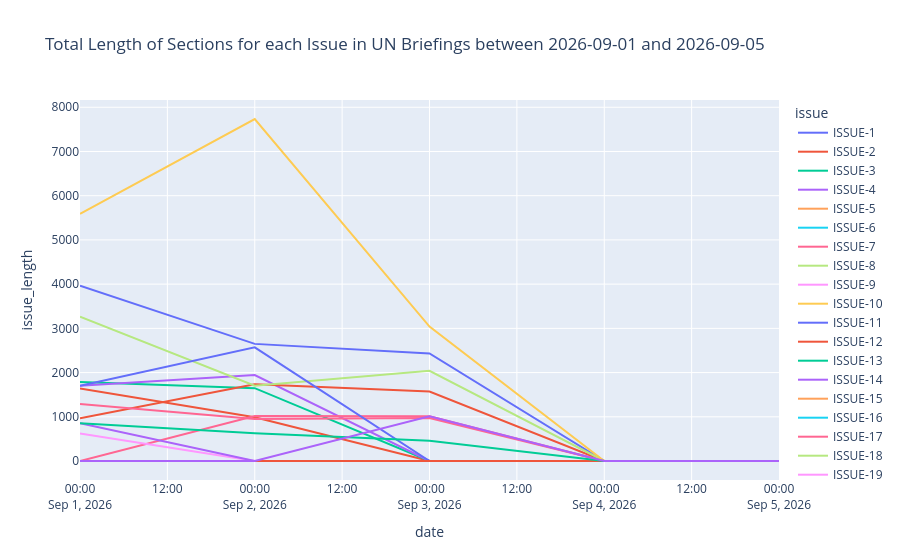

Notebook source saved alongside this figure:
### Code cell
fig_2 = px.line(
    issue_stats,
    x="date",
    y="issue_length",
    color="issue",
    markers=False,
    title=f"Total Length of Sections for each Issue in UN Briefings between {start_date} and {end_date}"
)

fig_2.show()

### Figure 1 — Plotly figure (JSON) as saved in the notebook; plotly's stock layout.template omitted (floating-point values rounded to 4 significant figures)
{"data": [{"hovertemplate": "issue=ISSUE-1<br>date=%{x}<br>issue_length=%{y}<extra></extra>", "legendgroup": "ISSUE-1", "line": {"color": "#636efa", "dash": "solid"}, "marker": {"symbol": "circle"}, "mode": "lines", "name": "ISSUE-1", "orientation": "v", "showlegend": true, "type": "scatter", "x": ["2026-09-01T00:00:00.000000", "2026-09-02T00:00:00.000000", "2026-09-03T00:00:00.000000", "2026-09-04T00:00:00.000000", "2026-09-05T00:00:00.000000"], "xaxis": "x", "y": [3965, 2649, 2431, 0, 0], "yaxis": "y"}, {"hovertemplate": "issue=ISSUE-2<br>date=%{x}<br>issue_length=%{y}<extra></extra>", "legendgroup": "ISSUE-2", "line": {"color": "#EF553B", "dash": "solid"}, "marker": {"symbol": "circle"}, "mode": "lines", "name": "ISSUE-2", "orientation": "v", "showlegend": true, "type": "scatter", "x": ["2026-09-01T00:00:00.000000", "2026-09-02T00:00:00.000000", "2026-09-03T00:00:00.000000", "2026-09-04T00:00:00.000000", "2026-09-05T00:00:00.000000"], "xaxis": "x", "y": [1638, 988, 0, 0, 0], "yaxis": "y"}, {"hovertemplate": "issue=ISSUE-3<br>date=%{x}<br>issue_length=%{y}<extra></extra>", "legendgroup": "ISSUE-3", "line": {"color": "#00cc96", "dash": "solid"}, "marker": {"symbol": "circle"}, "mode": "lines", "name": "ISSUE-3", "orientation": "v", "showlegend": true, "type": "scatter", "x": ["2026-09-01T00:00:00.000000", "2026-09-02T00:00:00.000000", "2026-09-03T00:00:00.000000", "2026-09-04T00:00:00.000000", "2026-09-05T00:00:00.000000"], "xaxis": "x", "y": [1785, 1647, 0, 0, 0], "yaxis": "y"}, {"hovertemplate": "issue=ISSUE-4<br>date=%{x}<br>issue_length=%{y}<extra></extra>", "legendgroup": "ISSUE-4", "line": {"color": "#ab63fa", "dash": "solid"}, "marker": {"symbol": "circle"}, "mode": "lines", "name": "ISSUE-4", "orientation": "v", "showlegend": true, "type": "scatter", "x": ["2026-09-01T00:00:00.000000", "2026-09-02T00:00:00.000000", "2026-09-03T00:00:00.000000", "2026-09-04T00:00:00.000000", "2026-09-05T00:00:00.000000"], "xaxis": "x", "y": [1700, 1945, 0, 0, 0], "yaxis": "y"}, {"hovertemplate": "issue=ISSUE-5<br>date=%{x}<br>issue_length=%{y}<extra></extra>", "legendgroup": "ISSUE-5", "line": {"color": "#FFA15A", "dash": "solid"}, "marker": {"symbol": "circle"}, "mode": "lines", "name": "ISSUE-5", "orientation": "v", "showlegend": true, "type": "scatter", "x": ["2026-09-01T00:00:00.000000", "2026-09-02T00:00:00.000000", "2026-09-03T00:00:00.000000", "2026-09-04T00:00:00.000000", "2026-09-05T00:00:00.000000"], "xaxis": "x", "y": [0, 0, 0, 0, 0], "yaxis": "y"}, {"hovertemplate": "issue=ISSUE-6<br>date=%{x}<br>issue_length=%{y}<extra></extra>", "legendgroup": "ISSUE-6", "line": {"color": "#19d3f3", "dash": "solid"}, "marker": {"symbol": "circle"}, "mode": "lines", "name": "ISSUE-6", "orientation": "v", "showlegend": true, "type": "scatter", "x": ["2026-09-01T00:00:00.000000", "2026-09-02T00:00:00.000000", "2026-09-03T00:00:00.000000", "2026-09-04T00:00:00.000000", "2026-09-05T00:00:00.000000"], "xaxis": "x", "y": [0, 0, 0, 0, 0], "yaxis": "y"}, {"hovertemplate": "issue=ISSUE-7<br>date=%{x}<br>issue_length=%{y}<extra></extra>", "legendgroup": "ISSUE-7", "line": {"color": "#FF6692", "dash": "solid"}, "marker": {"symbol": "circle"}, "mode": "lines", "name": "ISSUE-7", "orientation": "v", "showlegend": true, "type": "scatter", "x": ["2026-09-01T00:00:00.000000", "2026-09-02T00:00:00.000000", "2026-09-03T00:00:00.000000", "2026-09-04T00:00:00.000000", "2026-09-05T00:00:00.000000"], "xaxis": "x", "y": [0, 1019, 1014, 0, 0], "yaxis": "y"}, {"hovertemplate": "issue=ISSUE-8<br>date=%{x}<br>issue_length=%{y}<extra></extra>", "legendgroup": "ISSUE-8", "line": {"color": "#B6E880", "dash": "solid"}, "marker": {"symbol": "circle"}, "mode": "lines", "name": "ISSUE-8", "orientation": "v", "showlegend": true, "type": "scatter", "x": ["2026-09-01T00:00:00.000000", "2026-09-02T00:00:00.000000", "2026-09-03T00:00:00.000000", "2026-09-04T00:00:00.000000", "2026-09-05T00:00:00.000000"], "xaxis": "x", "y": [0, 0, 0, 0, 0], "yaxis": "y"}, {"hovertemplate": "issue=ISSUE-9<br>date=%{x}<br>issue_length=%{y}<extra></extra>", "legendgroup": "ISSUE-9", "line": {"color": "#FF97FF", "dash": "solid"}, "marker": {"symbol": "circle"}, "mode": "lines", "name": "ISSUE-9", "orientation": "v", "showlegend": true, "type": "scatter", "x": ["2026-09-01T00:00:00.000000", "2026-09-02T00:00:00.000000", "2026-09-03T00:00:00.000000", "2026-09-04T00:00:00.000000", "2026-09-05T00:00:00.000000"], "xaxis": "x", "y": [624, 0, 0, 0, 0], "yaxis": "y"}, {"hovertemplate": "issue=ISSUE-10<br>date=%{x}<br>issue_length=%{y}<extra></extra>", "legendgroup": "ISSUE-10", "line": {"color": "#FECB52", "dash": "solid"}, "marker": {"symbol": "circle"}, "mode": "lines", "name": "ISSUE-10", "orientation": "v", "showlegend": true, "type": "scatter", "x": ["2026-09-01T00:00:00.000000", "2026-09-02T00:00:00.000000", "2026-09-03T00:00:00.000000", "2026-09-04T00:00:00.000000", "2026-09-05T00:00:00.000000"], "xaxis": "x", "y": [0, 0, 0, 0, 0], "yaxis": "y"}, {"hovertemplate": "issue=ISSUE-11<br>date=%{x}<br>issue_length=%{y}<extra></extra>", "legendgroup": "ISSUE-11", "line": {"color": "#636efa", "dash": "solid"}, "marker": {"symbol": "circle"}, "mode": "lines", "name": "ISSUE-11", "orientation": "v", "showlegend": true, "type": "scatter", "x": ["2026-09-01T00:00:00.000000", "2026-09-02T00:00:00.000000", "2026-09-03T00:00:00.000000", "2026-09-04T00:00:00.000000", "2026-09-05T00:00:00.000000"], "xaxis": "x", "y": [0, 0, 0, 0, 0], "yaxis": "y"}, {"hovertemplate": "issue=ISSUE-12<br>date=%{x}<br>issue_length=%{y}<extra></extra>", "legendgroup": "ISSUE-12", "line": {"color": "#EF553B", "dash": "solid"}, "marker": {"symbol": "circle"}, "mode": "lines", "name": "ISSUE-12", "orientation": "v", "showlegend": true, "type": "scatter", "x": ["2026-09-01T00:00:00.000000", "2026-09-02T00:00:00.000000", "2026-09-03T00:00:00.000000", "2026-09-04T00:00:00.000000", "2026-09-05T00:00:00.000000"], "xaxis": "x", "y": [969, 1737, 1572, 0, 0], "yaxis": "y"}, {"hovertemplate": "issue=ISSUE-13<br>date=%{x}<br>issue_length=%{y}<extra></extra>", "legendgroup": "ISSUE-13", "line": {"color": "#00cc96", "dash": "solid"}, "marker": {"symbol": "circle"}, "mode": "lines", "name": "ISSUE-13", "orientation": "v", "showlegend": true, "type": "scatter", "x": ["2026-09-01T00:00:00.000000", "2026-09-02T00:00:00.000000", "2026-09-03T00:00:00.000000", "2026-09-04T00:00:00.000000", "2026-09-05T00:00:00.000000"], "xaxis": "x", "y": [0, 0, 0, 0, 0], "yaxis": "y"}, {"hovertemplate": "issue=ISSUE-14<br>date=%{x}<br>issue_length=%{y}<extra></extra>", "legendgroup": "ISSUE-14", "line": {"color": "#ab63fa", "dash": "solid"}, "marker": {"symbol": "circle"}, "mode": "lines", "name": "ISSUE-14", "orientation": "v", "showlegend": true, "type": "scatter", "x": ["2026-09-01T00:00:00.000000", "2026-09-02T00:00:00.000000", "2026-09-03T00:00:00.000000", "2026-09-04T00:00:00.000000", "2026-09-05T00:00:00.000000"], "xaxis": "x", "y": [855, 0, 0, 0, 0], "yaxis": "y"}, {"hovertemplate": "issue=ISSUE-15<br>date=%{x}<br>issue_length=%{y}<extra></extra>", "legendgroup": "ISSUE-15", "line": {"color": "#FFA15A", "dash": "solid"}, "marker": {"symbol": "circle"}, "mode": "lines", "name": "ISSUE-15", "orientation": "v", "showlegend": true, "type": "scatter", "x": ["2026-09-01T00:00:00.000000", "2026-09-02T00:00:00.000000", "2026-09-03T00:00:00.000000", "2026-09-04T00:00:00.000000", "2026-09-05T00:00:00.000000"], "xaxis": "x", "y": [0, 0, 0, 0, 0], "yaxis": "y"}, {"hovertemplate": "issue=ISSUE-16<br>date=%{x}<br>issue_length=%{y}<extra></extra>", "legendgroup": "ISSUE-16", "line": {"color": "#19d3f3", "dash": "solid"}, "marker": {"symbol": "circle"}, "mode": "lines", "name": "ISSUE-16", "orientation": "v", "showlegend": true, "type": "scatter", "x": ["2026-09-01T00:00:00.000000", "2026-09-02T00:00:00.000000", "2026-09-03T00:00:00.000000", "2026-09-04T00:00:00.000000", "2026-09-05T00:00:00.000000"], "xaxis": "x", "y": [0, 0, 0, 0, 0], "yaxis": "y"}, {"hovertemplate": "issue=ISSUE-17<br>date=%{x}<br>issue_length=%{y}<extra></extra>", "legendgroup": "ISSUE-17", "line": {"color": "#FF6692", "dash": "solid"}, "marker": {"symbol": "circle"}, "mode": "lines", "name": "ISSUE-17", "orientation": "v", "showlegend": true, "type": "scatter", "x": ["2026-09-01T00:00:00.000000", "2026-09-02T00:00:00.000000", "2026-09-03T00:00:00.000000", "2026-09-04T00:00:00.000000", "2026-09-05T00:00:00.000000"], "xaxis": "x", "y": [1290, 949, 970, 0, 0], "yaxis": "y"}, {"hovertemplate": "issue=ISSUE-18<br>date=%{x}<br>issue_length=%{y}<extra></extra>", "legendgroup": "ISSUE-18", "line": {"color": "#B6E880", "dash": "solid"}, "marker": {"symbol": "circle"}, "mode": "lines", "name": "ISSUE-18", "orientation": "v", "showlegend": true, "type": "scatter", "x": ["2026-09-01T00:00:00.000000", "2026-09-02T00:00:00.000000", "2026-09-03T00:00:00.000000", "2026-09-04T00:00:00.000000", "2026-09-05T00:00:00.000000"], "xaxis": "x", "y": [3264, 1702, 2039, 0, 0], "yaxis": "y"}, {"hovertemplate": "issue=ISSUE-19<br>date=%{x}<br>issue_length=%{y}<extra></extra>", "legendgroup": "ISSUE-19", "line": {"color": "#FF97FF", "dash": "solid"}, "marker": {"symbol": "circle"}, "mode": "lines", "name": "ISSUE-19", "orientation": "v", "showlegend": true, "type": "scatter", "x": ["2026-09-01T00:00:00.000000", "2026-09-02T00:00:00.000000", "2026-09-03T00:00:00.000000", "2026-09-04T00:00:00.000000", "2026-09-05T00:00:00.000000"], "xaxis": "x", "y": [0, 0, 0, 0, 0], "yaxis": "y"}, {"hovertemplate": "issue=ISSUE-20<br>date=%{x}<br>issue_length=%{y}<extra></extra>", "legendgroup": "ISSUE-20", "line": {"color": "#FECB52", "dash": "solid"}, "marker": {"symbol": "circle"}, "mode": "lines", "name": "ISSUE-20", "orientation": "v", "showlegend": true, "type": "scatter", "x": ["2026-09-01T00:00:00.000000", "2026-09-02T00:00:00.000000", "2026-09-03T00:00:00.000000", "2026-09-04T00:00:00.000000", "2026-09-05T00:00:00.000000"], "xaxis": "x", "y": [5591, 7735, 3041, 0, 0], "yaxis": "y"}, {"hovertemplate": "issue=ISSUE-21<br>date=%{x}<br>issue_length=%{y}<extra></extra>", "legendgroup": "ISSUE-21", "line": {"color": "#636efa", "dash": "solid"}, "marker": {"symbol": "circle"}, "mode": "lines", "name": "ISSUE-21", "orientation": "v", "showlegend": true, "type": "scatter", "x": ["2026-09-01T00:00:00.000000", "2026-09-02T00:00:00.000000", "2026-09-03T00:00:00.000000", "2026-09-04T00:00:00.000000", "2026-09-05T00:00:00.000000"], "xaxis": "x", "y": [1700, 2571, 0, 0, 0], "yaxis": "y"}, {"hovertemplate": "issue=ISSUE-22<br>date=%{x}<br>issue_length=%{y}<extra></extra>", "legendgroup": "ISSUE-22", "line": {"color": "#EF553B", "dash": "solid"}, "marker": {"symbol": "circle"}, "mode": "lines", "name": "ISSUE-22", "orientation": "v", "showlegend": true, "type": "scatter", "x": ["2026-09-01T00:00:00.000000", "2026-09-02T00:00:00.000000", "2026-09-03T00:00:00.000000", "2026-09-04T00:00:00.000000", "2026-09-05T00:00:00.000000"], "xaxis": "x", "y": [0, 0, 0, 0, 0], "yaxis": "y"}, {"hovertemplate": "issue=ISSUE-23<br>date=%{x}<br>issue_length=%{y}<extra></extra>", "legendgroup": "ISSUE-23", "line": {"color": "#00cc96", "dash": "solid"}, "marker": {"symbol": "circle"}, "mode": "lines", "name": "ISSUE-23", "orientation": "v", "showlegend": true, "type": "scatter", "x": ["2026-09-01T00:00:00.000000", "2026-09-02T00:00:00.000000", "2026-09-03T00:00:00.000000", "2026-09-04T00:00:00.000000", "2026-09-05T00:00:00.000000"], "xaxis": "x", "y": [855, 626, 459, 0, 0], "yaxis": "y"}, {"hovertemplate": "issue=ISSUE-24<br>date=%{x}<br>issue_length=%{y}<extra></extra>", "legendgroup": "ISSUE-24", "line": {"color": "#ab63fa", "dash": "solid"}, "marker": {"symbol": "circle"}, "mode": "lines", "name": "ISSUE-24", "orientation": "v", "showlegend": true, "type": "scatter", "x": ["2026-09-01T00:00:00.000000", "2026-09-02T00:00:00.000000", "2026-09-03T00:00:00.000000", "2026-09-04T00:00:00.000000", "2026-09-05T00:00:00.000000"], "xaxis": "x", "y": [0, 0, 1014, 0, 0], "yaxis": "y"}], "layout": {"legend": {"title": {"text": "issue"}, "tracegroupgap": 0}, "title": {"text": "Total Length of Sections for each Issue in UN Briefings between 2026-09-01 and 2026-09-05"}, "xaxis": {"anchor": "y", "domain": [0, 1], "title": {"text": "date"}}, "yaxis": {"anchor": "x", "domain": [0, 1], "title": {"text": "issue_length"}}}}
